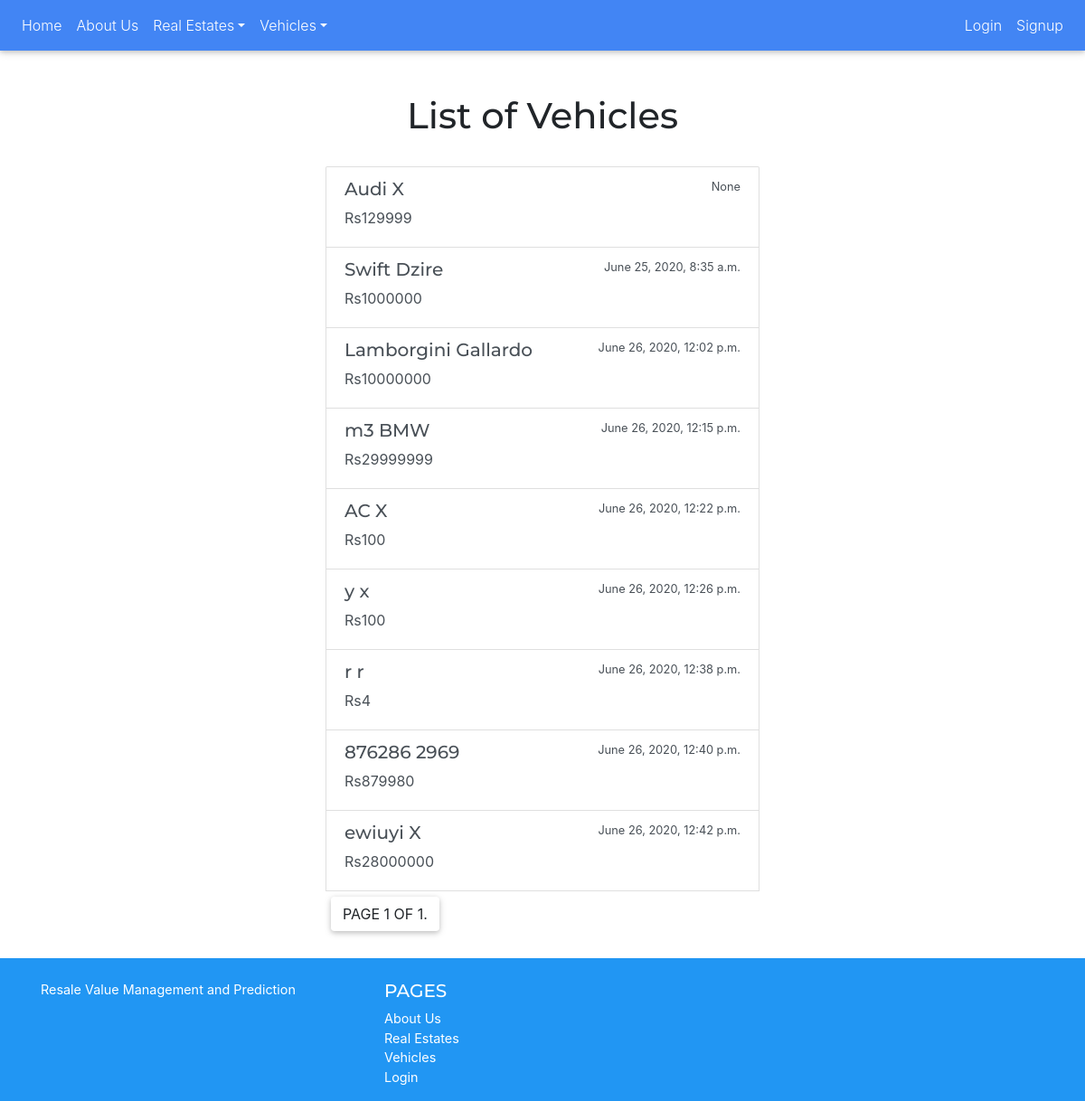
/vehicles/, run on the app's committed database.
### SellerUI/models.py (models this page shows, shortened)
class Vehicle(models.Model):
    fueltanktypes = (
        ('P', 'PETROL'),
        ('D', 'DIESEL'),
        ('C', 'CNG'))
    seller = models.ForeignKey('BrokerUI.Profile', on_delete = models.CASCADE)
    Vmodel = models.CharField(max_length = 50)
    make = models.CharField(max_length = 20)
    desc = models.TextField()
    mileage = models.IntegerField()
    year = models.IntegerField()
    fueltank = models.CharField(max_length = 1, choices = fueltanktypes)
    price = models.IntegerField(blank = True)
    created_date = models.DateTimeField(default = timezone.now)
    published_date = models.DateTimeField(blank = True, null = True)
    photo = models.ImageField(upload_to = 'vehicle_image', blank = True)
    bought = models.BooleanField(default=False)

### SellerUI/views.py (the view)
# urls.py: path('vehicles/', VehicleListView.as_view(), name = 'vehicle_list'), #Whenever customer wants to view all published vehicles
class VehicleListView(ListView):
    model = Vehicle
    paginate_by=10

### SellerUI/templates/SellerUI/vehicle_list.html (shortened to what this page needs)
{% extends 'SellerUI/base.html' %}
{% load static %}
{% block bodyblock %}
    <h1 style = 'text-align:center;'>List of Vehicles</h1>
    <div class="list-group" style="margin-left:30%; margin-right:30%;">
    {% for vehicle in vehicle_list%}
      <a href="{% url 'vehicle_detail' pk=vehicle.pk%}" class="list-group-item list-group-item-action flex-column align-items-start">
        <div class="d-flex w-100 justify-content-between">
          <h5 class="mb-2 h5">{{vehicle.make}} {{vehicle.Vmodel}}</h5>
          <small>{{vehicle.published_date}}</small>
        </div>
        <p class="mb-2">Rs{{vehicle.price}}</p>
      </a>
      {% empty%}
          <h5 class='font-color'>No vehicles registered yet</h5>
      {% endfor %}
        <div class="pagination centre-align">
            <span class="step-links centre-align">
                <span class="btn btn-page bigger-font">
                    Page {{ page_obj.number }} of {{ page_obj.paginator.num_pages }}.
                </span>
            </span>
        </div>
    </div>
{% endblock %}

### static/css/master.css (style rules this page uses)
body { background-color:#e9ecef; overflow-y: scroll; overflow-x: hidden; }

### data on the page
Vehicle: make "Audi", Vmodel "X", published_date "None", price "129999"
Vehicle: make "Swift", Vmodel "Dzire", published_date "June 25, 2020, 8:35 a.m.", price "1000000"
Vehicle: make "Lamborgini", Vmodel "Gallardo", published_date "June 26, 2020, 12:02 p.m.", price "10000000"
Vehicle: make "m3", Vmodel "BMW", published_date "June 26, 2020, 12:15 p.m.", price "29999999"
Vehicle: make "AC", Vmodel "X", published_date "June 26, 2020, 12:22 p.m.", price "100"
Vehicle: make "y", Vmodel "x", published_date "June 26, 2020, 12:26 p.m.", price "100"
Vehicle: make "r", Vmodel "r", published_date "June 26, 2020, 12:38 p.m.", price "4"
Vehicle: make "876286", Vmodel "2969", published_date "June 26, 2020, 12:40 p.m.", price "879980"
Vehicle: make "ewiuyi", Vmodel "X", published_date "June 26, 2020, 12:42 p.m.", price "28000000"

### other printed values
{{ page_obj.number }} "1"
{{ page_obj.paginator.num_pages }} "1"
